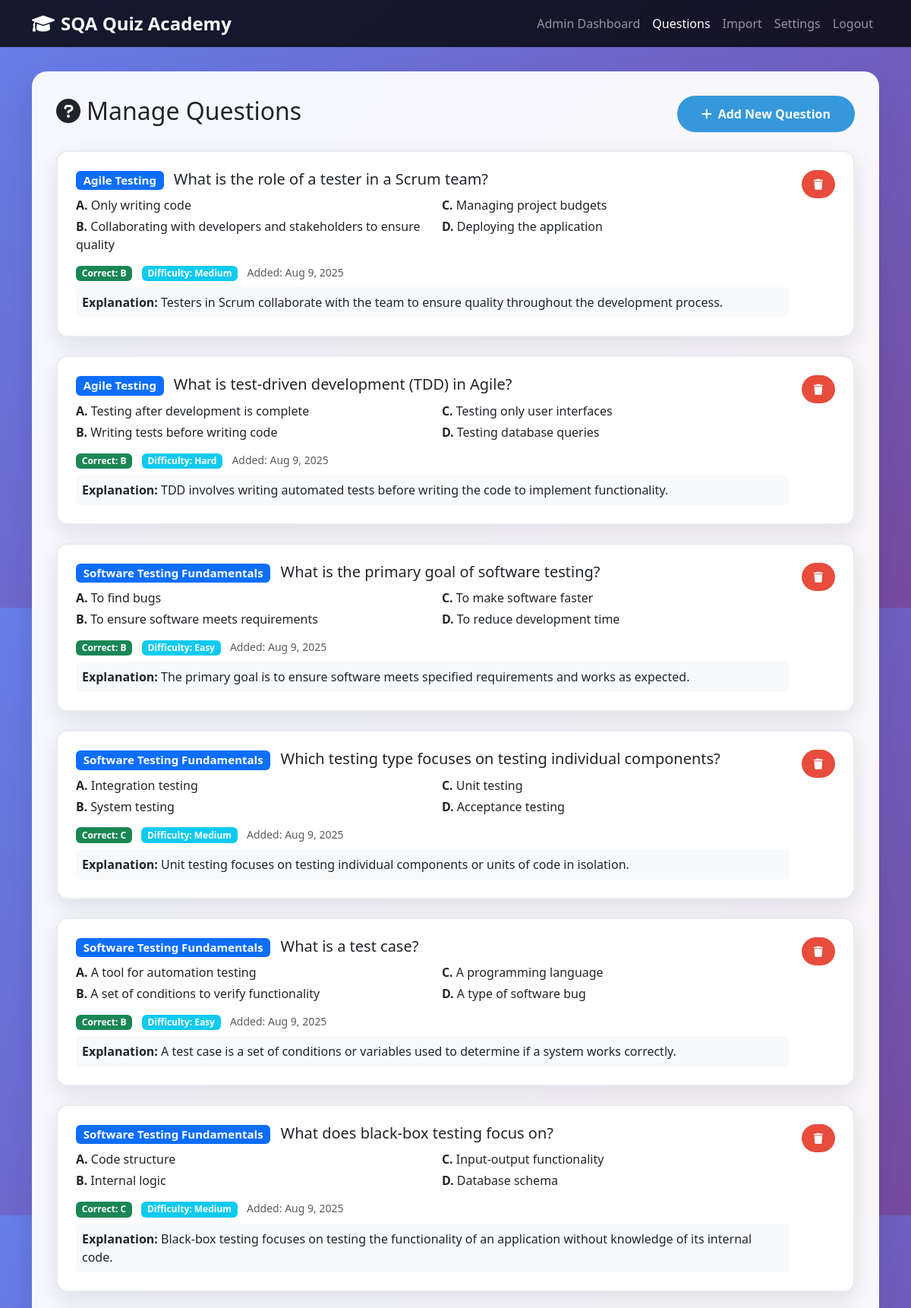
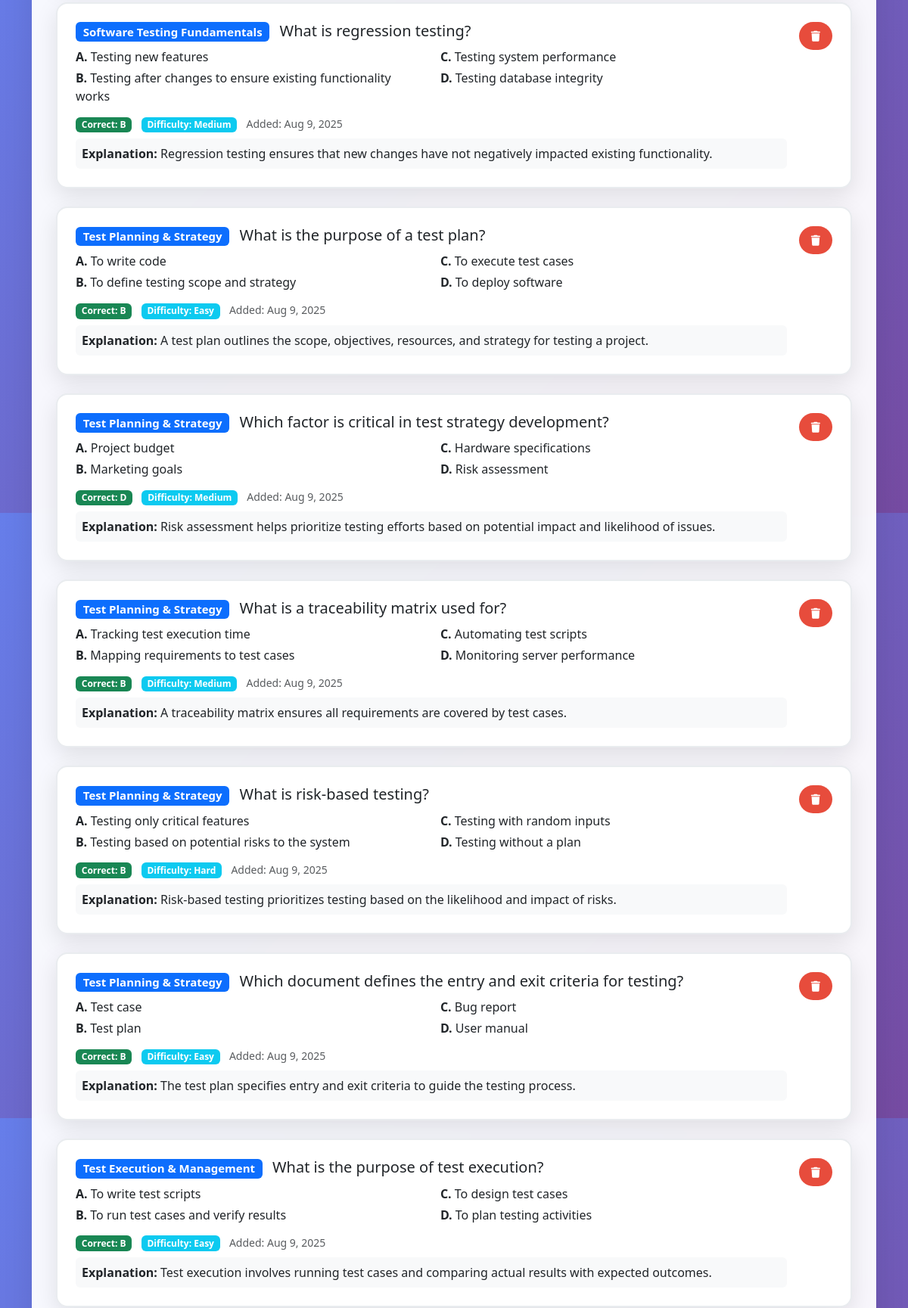
Screenshot of /admin/questions.php (signed in, upper part) with the database file from the repository (2 pictures, top to bottom).
### tables this page shows
CREATE TABLE `questions` (
  `id` int(11) NOT NULL,
  `category_id` int(11) DEFAULT NULL,
  `question_text` text NOT NULL,
  `option_a` varchar(255) NOT NULL,
  `option_b` varchar(255) NOT NULL,
  `option_c` varchar(255) NOT NULL,
  `option_d` varchar(255) NOT NULL,
  `correct_answer` enum('A','B','C','D') NOT NULL,
  `explanation` text DEFAULT NULL,
  `difficulty_level` enum('easy','medium','hard') DEFAULT 'medium',
  `created_at` timestamp NOT NULL DEFAULT current_timestamp(),
  `updated_at` timestamp NOT NULL DEFAULT current_timestamp() ON UPDATE current_timestamp()
);

CREATE TABLE `categories` (
  `id` int(11) NOT NULL,
  `name` varchar(100) NOT NULL,
  `description` text DEFAULT NULL,
  `created_at` timestamp NOT NULL DEFAULT current_timestamp()
);

### admin/questions.php (the view, shortened to what this page needs)
<?php
$pdo = getDBConnection();
$stmt = $pdo->query("
    SELECT q.*, c.name as category_name
    FROM questions q
    LEFT JOIN categories c ON q.category_id = c.id
    ORDER BY q.created_at DESC
");
$questions = $stmt->fetchAll();
?>
<!DOCTYPE html>
<html lang="en">
<head>
    <link href="https://cdn.jsdelivr.net/npm/bootstrap@5.3.0/dist/css/bootstrap.min.css" rel="stylesheet">
    <link href="https://cdnjs.cloudflare.com/ajax/libs/font-awesome/6.0.0/css/all.min.css" rel="stylesheet">
</head>
<body>
    <nav class="navbar navbar-expand-lg navbar-dark" style="background: rgba(0,0,0,0.8);">
        <div class="container">
            <a class="navbar-brand" href="../index.php">
                <i class="fas fa-graduation-cap me-2"></i>SQA Quiz Academy
            </a>
            <div class="collapse navbar-collapse" id="navbarNav">
                <ul class="navbar-nav ms-auto">
                    <li class="nav-item">
                        <a class="nav-link" href="dashboard.php">Admin Dashboard</a>
                    </li>
                    <li class="nav-item">
                        <a class="nav-link active" href="questions.php">Questions</a>
                    </li>
                    <li class="nav-item">
                        <a class="nav-link" href="import_questions.php">Import</a>
                    </li>
                    <li class="nav-item">
                        <a class="nav-link" href="settings.php">Settings</a>
                    </li>
                    <li class="nav-item">
                        <a class="nav-link" href="../logout.php">Logout</a>
                    </li>
                </ul>
            </div>
        </div>
    </nav>
    <div class="container">
        <div class="admin-container">
            <div class="d-flex justify-content-between align-items-center mb-4">
                <h2><i class="fas fa-question-circle me-2"></i>Manage Questions</h2>
                <button class="btn btn-primary" data-bs-toggle="modal" data-bs-target="#addQuestionModal">
                    <i class="fas fa-plus me-2"></i>Add New Question
                </button>
            </div>
            <div class="row">
                <?php foreach($questions as $question): ?>
                    <div class="col-12">
                        <div class="question-card">
                            <div class="d-flex justify-content-between align-items-start">
                                <div class="flex-grow-1">
                                    <h5 class="mb-2">
                                        <span class="badge bg-primary me-2"><?php echo htmlspecialchars($question['category_name']); ?></span>
                                        <?php echo htmlspecialchars($question['question_text']); ?>
                                    </h5>
                                    <div class="row">
                                        <div class="col-md-6">
                                            <p class="mb-1"><strong>A.</strong> <?php echo htmlspecialchars($question['option_a']); ?></p>
                                            <p class="mb-1"><strong>B.</strong> <?php echo htmlspecialchars($question['option_b']); ?></p>
                                        </div>
                                        <div class="col-md-6">
                                            <p class="mb-1"><strong>C.</strong> <?php echo htmlspecialchars($question['option_c']); ?></p>
                                            <p class="mb-1"><strong>D.</strong> <?php echo htmlspecialchars($question['option_d']); ?></p>
                                        </div>
                                    </div>
                                    <div class="mt-2">
                                        <span class="badge bg-success me-2">Correct: <?php echo $question['correct_answer']; ?></span>
                                        <span class="badge bg-info me-2">Difficulty: <?php echo ucfirst($question['difficulty_level']); ?></span>
                                        <small class="text-muted">Added: <?php echo date('M j, Y', strtotime($question['created_at'])); ?></small>
                                    </div>
                                    <?php if (!empty($question['explanation'])): ?>
                                        <div class="mt-2 p-2 bg-light rounded">
                                            <strong>Explanation:</strong> <?php echo htmlspecialchars($question['explanation']); ?>
                                        </div>
                                    <?php endif; ?>
                                </div>
                                <div class="ms-3">
                                    <form method="POST" style="display: inline;" onsubmit="return confirm('Are you sure you want to delete this question?')">
                                        <button type="submit" name="delete_question" class="btn btn-danger btn-sm">
                                            <i class="fas fa-trash"></i>
                                        </button>
                                    </form>
                                </div>
                            </div>
                        </div>
                    </div>
                <?php endforeach; ?>
            </div>
        </div>
    </div>
</body>
</html>

### admin/questions.php (style rules this page uses)
body { background: linear-gradient(135deg, #667eea 0%, #764ba2 100%); min-height: 100vh; font-family: 'Segoe UI', Tahoma, Geneva, Verdana, sans-serif; }
.admin-container { background: rgba(255, 255, 255, 0.95); border-radius: 20px; padding: 2rem; margin: 2rem 0; box-shadow: 0 20px 40px rgba(0,0,0,0.1); backdrop-filter: blur(10px); }
.btn-primary { background: #3498db; border: none; border-radius: 25px; padding: 0.75rem 2rem; font-weight: 600; transition: all 0.3s ease; }
.btn-danger { background: #e74c3c; border: none; border-radius: 25px; padding: 0.5rem 1rem; font-weight: 600; transition: all 0.3s ease; }
.navbar-brand { font-weight: bold; font-size: 1.5rem; }
.question-card { background: white; border-radius: 15px; padding: 1.5rem; margin-bottom: 1.5rem; box-shadow: 0 10px 30px rgba(0,0,0,0.1); border: 2px solid #e9ecef; }

### rows the page displays
questions: category.name "Agile Testing", question_text "What is the role of a tester in a Scrum team?", option_a "Only writing code", option_b "Collaborating with developers and stakeholders to ensure quality", option_c "Managing project budgets", option_d "Deploying the application", correct_answer "B", difficulty_level "Medium", created_at "Aug 9, 2025", explanation "Testers in Scrum collaborate with the team to ensure quality throughout the development process."
questions: category.name "Agile Testing", question_text "What is test-driven development (TDD) in Agile?", option_a "Testing after development is complete", option_b "Writing tests before writing code", option_c "Testing only user interfaces", option_d "Testing database queries", correct_answer "B", difficulty_level "Hard", created_at "Aug 9, 2025", explanation "TDD involves writing automated tests before writing the code to implement functionality."
questions: category.name "Software Testing Fundamentals", question_text "What is the primary goal of software testing?", option_a "To find bugs", option_b "To ensure software meets requirements", option_c "To make software faster", option_d "To reduce development time", correct_answer "B", difficulty_level "Easy", created_at "Aug 9, 2025", explanation "The primary goal is to ensure software meets specified requirements and works as expected."
questions: category.name "Software Testing Fundamentals", question_text "Which testing type focuses on testing individual components?", option_a "Integration testing", option_b "System testing", option_c "Unit testing", option_d "Acceptance testing", correct_answer "C", difficulty_level "Medium", created_at "Aug 9, 2025", explanation "Unit testing focuses on testing individual components or units of code in isolation."
questions: category.name "Software Testing Fundamentals", question_text "What is a test case?", option_a "A tool for automation testing", option_b "A set of conditions to verify functionality", option_c "A programming language", option_d "A type of software bug", correct_answer "B", difficulty_level "Easy", created_at "Aug 9, 2025", explanation "A test case is a set of conditions or variables used to determine if a system works correctly."
questions: category.name "Software Testing Fundamentals", question_text "What does black-box testing focus on?", option_a "Code structure", option_b "Internal logic", option_c "Input-output functionality", option_d "Database schema", correct_answer "C", difficulty_level "Medium", created_at "Aug 9, 2025", explanation "Black-box testing focuses on testing the functionality of an application without knowledge of its internal code."
questions: category.name "Software Testing Fundamentals", question_text "What is regression testing?", option_a "Testing new features", option_b "Testing after changes to ensure existing functionality works", option_c "Testing system performance", option_d "Testing database integrity", correct_answer "B", difficulty_level "Medium", created_at "Aug 9, 2025", explanation "Regression testing ensures that new changes have not negatively impacted existing functionality."
questions: category.name "Test Planning & Strategy", question_text "What is the purpose of a test plan?", option_a "To write code", option_b "To define testing scope and strategy", option_c "To execute test cases", option_d "To deploy software", correct_answer "B", difficulty_level "Easy", created_at "Aug 9, 2025", explanation "A test plan outlines the scope, objectives, resources, and strategy for testing a project."
questions: category.name "Test Planning & Strategy", question_text "Which factor is critical in test strategy development?", option_a "Project budget", option_b "Marketing goals", option_c "Hardware specifications", option_d "Risk assessment", correct_answer "D", difficulty_level "Medium", created_at "Aug 9, 2025", explanation "Risk assessment helps prioritize testing efforts based on potential impact and likelihood of issues."
questions: category.name "Test Planning & Strategy", question_text "What is a traceability matrix used for?", option_a "Tracking test execution time", option_b "Mapping requirements to test cases", option_c "Automating test scripts", option_d "Monitoring server performance", correct_answer "B", difficulty_level "Medium", created_at "Aug 9, 2025", explanation "A traceability matrix ensures all requirements are covered by test cases."
questions: category.name "Test Planning & Strategy", question_text "What is risk-based testing?", option_a "Testing only critical features", option_b "Testing based on potential risks to the system", option_c "Testing with random inputs", option_d "Testing without a plan", correct_answer "B", difficulty_level "Hard", created_at "Aug 9, 2025", explanation "Risk-based testing prioritizes testing based on the likelihood and impact of risks."
questions: category.name "Test Planning & Strategy", question_text "Which document defines the entry and exit criteria for testing?", option_a "Test case", option_b "Test plan", option_c "Bug report", option_d "User manual", correct_answer "B", difficulty_level "Easy", created_at "Aug 9, 2025", explanation "The test plan specifies entry and exit criteria to guide the testing process."
questions: category.name "Test Execution & Management", question_text "What is the purpose of test execution?", option_a "To write test scripts", option_b "To run test cases and verify results", option_c "To design test cases", option_d "To plan testing activities", correct_answer "B", difficulty_level "Easy", created_at "Aug 9, 2025", explanation "Test execution involves running test cases and comparing actual results with expected outcomes."
